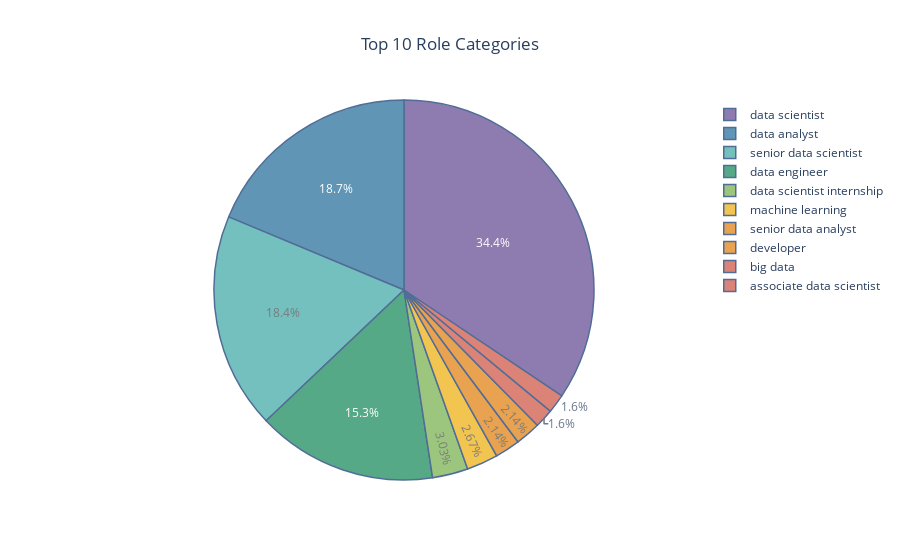

Notebook code for this chart:
### Markdown cell above
Unique job count is not really satisfying but we have to stop here because of having possibility to loss really unque job titles.

### Code cell
role = df_temp['JobTitle'].value_counts().nlargest(n=10)
fig = px.pie(role, 
       values = role.values, 
       names = role.index, 
       title="Top 10 Role Categories", 
       color=role.values,
       color_discrete_sequence=px.colors.qualitative.Prism)
fig.update_traces(opacity=0.7,
                  marker_line_color='rgb(8,48,107)',
                  marker_line_width=1.5)
fig.update_layout(title_x=0.5)
fig.show()

### Figure 1 — Plotly figure (JSON) as saved in the notebook; plotly's stock layout.template omitted (floating-point values rounded to 4 significant figures)
{"data": [{"customdata": [[193], [105], [103], [86], [17], [15], [12], [12], [9], [9]], "domain": {"x": [0, 1], "y": [0, 1]}, "hovertemplate": "index=%{label}<br>value=%{value}<br>color=%{customdata[0]}<extra></extra>", "labels": ["data scientist", "data analyst", "senior data scientist", "data engineer", "data scientist internship", "machine learning", "senior data analyst", "developer", "big data", "associate data scientist"], "legendgroup": "", "marker": {"colors": ["rgb(95, 70, 144)", "rgb(29, 105, 150)", "rgb(56, 166, 165)", "rgb(15, 133, 84)", "rgb(115, 175, 72)", "rgb(237, 173, 8)", "rgb(225, 124, 5)", "rgb(225, 124, 5)", "rgb(204, 80, 62)", "rgb(204, 80, 62)"], "line": {"color": "rgb(8,48,107)", "width": 1.5}}, "name": "", "opacity": 0.7, "showlegend": true, "type": "pie", "values": [193, 105, 103, 86, 17, 15, 12, 12, 9, 9]}], "layout": {"legend": {"tracegroupgap": 0}, "piecolorway": ["rgb(95, 70, 144)", "rgb(29, 105, 150)", "rgb(56, 166, 165)", "rgb(15, 133, 84)", "rgb(115, 175, 72)", "rgb(237, 173, 8)", "rgb(225, 124, 5)", "rgb(204, 80, 62)", "rgb(148, 52, 110)", "rgb(111, 64, 112)", "rgb(102, 102, 102)"], "title": {"text": "Top 10 Role Categories", "x": 0.5}}}
